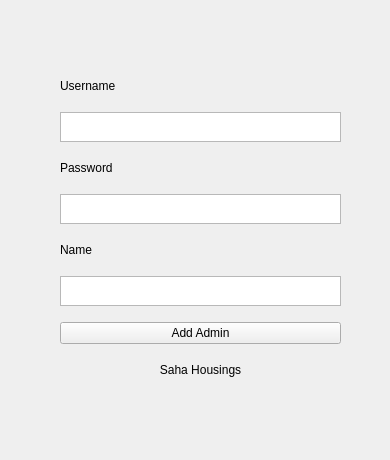
<?xml version="1.0" encoding="UTF-8"?>
<ui version="4.0">
 <class>AddAdmin</class>
 <widget class="QWidget" name="AddAdmin">
  <property name="geometry">
   <rect>
    <x>0</x>
    <y>0</y>
    <width>390</width>
    <height>460</height>
   </rect>
  </property>
  <property name="minimumSize">
   <size>
    <width>390</width>
    <height>460</height>
   </size>
  </property>
  <property name="maximumSize">
   <size>
    <width>390</width>
    <height>460</height>
   </size>
  </property>
  <property name="windowTitle">
   <string>Saha Housings - Add an Admin</string>
  </property>
  <widget class="QWidget" name="verticalLayoutWidget">
   <property name="geometry">
    <rect>
     <x>60</x>
     <y>60</y>
     <width>281</width>
     <height>341</height>
    </rect>
   </property>
   <layout class="QVBoxLayout" name="verticalLayout">
    <property name="spacing">
     <number>0</number>
    </property>
    <item>
     <widget class="QLabel" name="adminUsernameLabel">
      <property name="maximumSize">
       <size>
        <width>16777215</width>
        <height>20</height>
       </size>
      </property>
      <property name="text">
       <string>Username</string>
      </property>
     </widget>
    </item>
    <item>
     <widget class="QTextEdit" name="adminUsernameTextEdit">
      <property name="maximumSize">
       <size>
        <width>16777212</width>
        <height>30</height>
       </size>
      </property>
     </widget>
    </item>
    <item>
     <widget class="QLabel" name="adminPasswordLabel">
      <property name="maximumSize">
       <size>
        <width>16777215</width>
        <height>20</height>
       </size>
      </property>
      <property name="text">
       <string>Password</string>
      </property>
     </widget>
    </item>
    <item>
     <widget class="QTextEdit" name="adminPasswordTextEdit">
      <property name="maximumSize">
       <size>
        <width>16777215</width>
        <height>30</height>
       </size>
      </property>
     </widget>
    </item>
    <item>
     <widget class="QLabel" name="adminNameLabel">
      <property name="maximumSize">
       <size>
        <width>16777215</width>
        <height>20</height>
       </size>
      </property>
      <property name="text">
       <string>Name</string>
      </property>
     </widget>
    </item>
    <item>
     <widget class="QTextEdit" name="adminNameTextEdit">
      <property name="maximumSize">
       <size>
        <width>16777215</width>
        <height>30</height>
       </size>
      </property>
     </widget>
    </item>
    <item>
     <widget class="QPushButton" name="addAdminButton">
      <property name="text">
       <string>Add Admin</string>
      </property>
     </widget>
    </item>
    <item>
     <widget class="QLabel" name="crLabel">
      <property name="maximumSize">
       <size>
        <width>16777215</width>
        <height>20</height>
       </size>
      </property>
      <property name="text">
       <string>Saha Housings</string>
      </property>
      <property name="alignment">
       <set>Qt::AlignCenter</set>
      </property>
     </widget>
    </item>
   </layout>
  </widget>
 </widget>
 <resources/>
 <connections/>
</ui>
